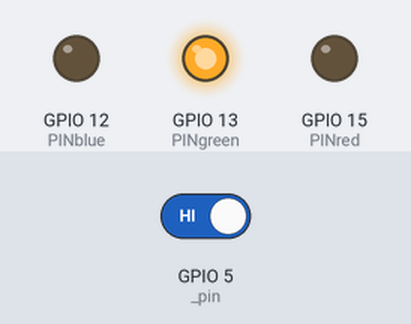
Simulated run of this sketch. Board: ESP8266 (NodeMCU). On the bench: output pins drawn as LEDs (lit = HIGH). Dashed ring = blinking. The inputs (shaded band) are chosen by the test bench; at power-on: GPIO 5 (_pin) HIGH. WiFi joins after 1.5 s; servers stay silent unless stated; no MQTT or app messages arrive unless stated.

Above: at 3.7 s.
3.8 s: GPIO 5 (_pin) driven LOW
At 5.3 s:
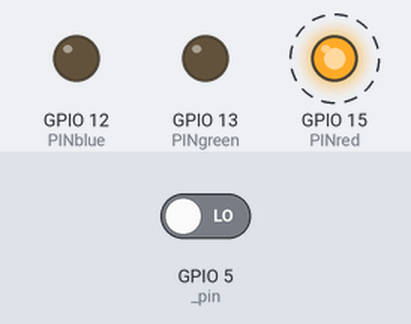
9.7 s: GPIO 5 (_pin) driven HIGH
At 11.7 s:
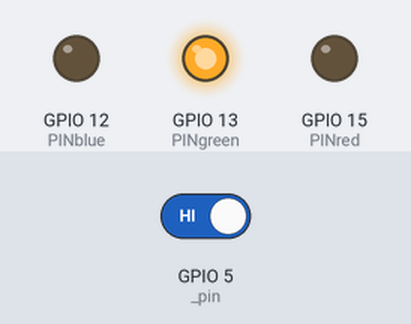
Timing chart, 0 to 13.2 s (numbered marks = the images above; inputs shaded):
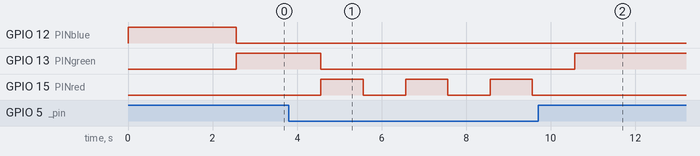

The sketch:

NEOE-IOT-Kit-7-Home-Assistant.ino
```cpp
/**********************************************************************************************************************************
  Arduino-Sketch für das NEOE-IOT-Kit-7, "Smart Home Digitaler Raumluftsensor mit MQ-135 und NodeMCU. Arduino-Programmierung.
  MQTT-kompatibel zur Anbindung an Home Assistant."
  Dieser Arduino-Sketch wird in folgendem Tutorial verwendet:
  https://www.neoe.io/blogs/tutorials/digitaler-raumluftsensor-mqtt-kompatibel-aufbau-variante-breadboard
  Fragen und Anregungen bitte in unserer Facebook-Gruppe adressieren, damit die gesamte Community davon profitiert.
  https://www.facebook.com/groups/neoe.io/
  Datum der letzten Änderung: 16. Dezember, 2020
**********************************************************************************************************************************/

#include <ESP8266WiFi.h>
#include <PubSubClient.h>
#include <ArduinoJson.h>

// Alle zwei Sekunden eine MQTT-Nachricht senden (es gibt zwei Delays)
int delay_time = 1000;

// Digital PIN
uint8_t _pin = 5;
int pinValue;

// Parameter für die Indikator-LED
int PINblue = 12;
int PINgreen = 13;
int PINred = 15;

// WLAN-Zugangsdaten hier hinterlegen
const char* ssid = "NAME DES WLAN NETZWERKS"; // Anführungszeichen beibehalten
const char* password = "WLAN-PASSWORT"; // Anführungszeichen beibehalten, also z.B. so: "Geheim"

// Die für den MQTT-Server erforderlichen Daten hier hinterlegen
const char* mqtt_client = "NEOE-IOT-KIT-7-1"; // Wenn mehrere "NEOE-IOT-Kit-7" im Einsatz sind, einfach mit der letzten Zahl durchnummerieren
const char* mqtt_server = "IP-ADRESSE DES MQTT-SERVERS"; // Anführungszeichen beibehalten, also z.B. so: "192.168.0.123"
const uint16_t mqtt_port = 1883;
const char* mqtt_user = "BENUTZERNAME"; // Anführungszeichen beibehalten
const char* mqtt_password = "PASSWORT"; // Anführungszeichen beibehalten, also z.B. so: "Geheim"

// MQTT-Topic für Home Assistant MQTT Auto Discovery
const char* mqtt_config_topic = "homeassistant/binary_sensor/raumluft/config"; // Name des Zimmers bei Bedarf ändern
const char* mqtt_state_topic = "homeassistant/binary_sensor/raumluft/state"; // Name des Zimmers bei Bedarf ändern

// Speicher-Reservierung für JSON-Dokument, kann mithilfe von arduinojson.org/v6/assistant noch optimiert werden
StaticJsonDocument<512> doc_config;
StaticJsonDocument<512> doc_state;

char mqtt_config_data[512];
char mqtt_state_data[512];

bool configured = false;

WiFiClient espClient;
PubSubClient client(espClient);

// Funktion um CO2-Werte per MQTT zu übermitteln
void publishData(int pinValue) {
  doc_state["state"] = round(pinValue);
  serializeJson(doc_state, mqtt_state_data);
  client.publish(mqtt_state_topic, mqtt_state_data);
}

// Funktion zur WLAN-Verbindung
void setup_wifi() {
  delay(10);
  /* Mit WLAN verbinden */
  WiFi.begin(ssid, password);
  while (WiFi.status() != WL_CONNECTED) {
    delay(500);
  }
}

// Funktion für Home Assistant MQTT Auto Discovery
void configMqtt() {
  doc_config["name"] = "Raumluft";  // Name des Zimmers bei Bedarf ändern
  doc_config["device_class"] = "gas";
  doc_config["state_topic"] = mqtt_state_topic;
  doc_config["payload_on"] = "0";
  doc_config["payload_off"] = "1";
  doc_config["value_template"] = "{{ value_json.state }}";
  serializeJson(doc_config, mqtt_config_data);
  client.publish(mqtt_config_topic, mqtt_config_data, true);
  delay(1000);
}

void setup() {
  analogWrite(PINgreen, 0);
  analogWrite(PINred, 0);
  analogWrite(PINblue, 1024);

  setup_wifi();
  client.setServer(mqtt_server, mqtt_port);
  client.setBufferSize(512);
  if (!client.connected()) client.connect(mqtt_client, mqtt_user, mqtt_password);
  configMqtt();
}

void loop() {

  if (!client.connected()) client.connect(mqtt_client, mqtt_user, mqtt_password);

  pinValue = digitalRead(_pin);

  // Daten via MQTT zu übermitteln
  publishData(pinValue);

  // Indikator-LED
  if (pinValue == 0) {
    analogWrite(PINgreen, 0);
    analogWrite(PINred, 1024);
    analogWrite(PINblue, 0);
    delay(delay_time);
    analogWrite(PINgreen, 0);
    analogWrite(PINred, 0);
    analogWrite(PINblue, 0);
  }
  else
  {
    analogWrite(PINgreen, 1024);
    analogWrite(PINred, 0);
    analogWrite(PINblue, 0);
    delay(delay_time);
  }

  // Anzahl der Messungen reduzieren, da sonst zu viele MQTT-Meldungen versendet werden
  delay(delay_time);

}
```

Measured:
- after the input at 3.8 s, GPIO 13 (PINgreen): HIGH → LOW after 0.76 s; GPIO 15 (PINred): alternates HIGH for 1.0 s and LOW for 1.0 s, starting after 0.76 s
- after the input at 9.7 s, GPIO 13 (PINgreen): LOW → HIGH after 0.87 s; GPIO 15 (PINred): stops changing and stays LOW
